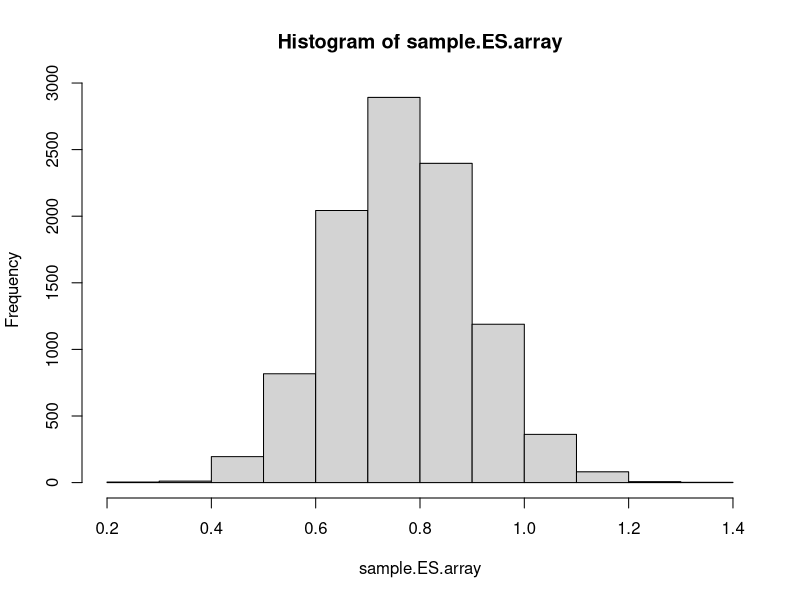

Source code (R): (Note: this script raises an error after producing the figure.)
###################################################################################################
#rep ES 95% CI includes original ES point estimate approach
#test whether rep ES statistically different from original ES, given sampling error of replication; 
###################################################################################################

myiter=10000 #number of iterations
sample.ES.array = array(0,dim=myiter) #interaction coefficient array of size=myiter
countcrit=0
for (i in 1:myiter)  
{
  if (round(i/100)==i/100) print(i) #just to show progress
  #extract sample of replication size from "true" population treatment condition from original study (observed d=.78)
  treatment.sample <- rnorm(n=120, mean=46.05, sd=16.40) 
  #extract sample of replication size from "true" population control condition from original study
  control.sample <- rnorm(n=120, mean=32.90, sd=17.98) 
  sample.d <- (mean(treatment.sample) - mean(control.sample))/ mean(c(sd(treatment.sample),sd(control.sample)))
  sample.ES.array[i] = sample.d
  if (sample.d <= .55) countcrit=countcrit+1 #if subSample d <= replication effect size, increase counter by 1
}
prob=countcrit/myiter #probability that replication effect size (or smaller) originated from random sampling
print(prob) #p<.0
hist(sample.ES.array)


#conclusion:
#a replication d=.55 (or smaller) for a replication of N=240 is inconsistent with original d=.78 
#i.e., deviation from original effect size is greater than what is expected given sampling error in replication;
#and indeed 95% CI for a replication d=.55 just overlaps d=.78
mes(.55,0,1,1,120,120) #d=.55 +/- .26 [.29, .81]


#########################################################
#Minimum-effect-size APPROACH (LeBel, 2014) (e.g., d_min)
#########################################################
require(pwr)
pwr.t.test(n=148,d=NULL,power=0.95,sig.level=0.05,type="two.sample",alternative="two.sided") 
#In our combined sample, we could reliably (95% power) have detected a d=.42 if it existed

#this is a much simpler and intuitively understandable approach to making sense of our replication results!
#CONCLUSION: we had the sensitivity (at 95% level) to detect an effect as small as d=.42
#An effect smaller than this *COULD* exist, but you would need a much larger N to reliably detect it!! 
#(e.g., an N=600 to reliably detect a d=.30)!!
